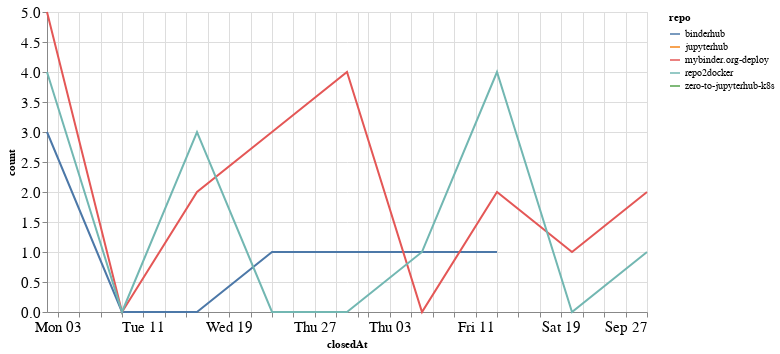

Notebook cell for this chart:
### Code cell
closed_by_time = closed_by.groupby('repo').resample('W', on='closedAt').count()['author'].reset_index()
closed_by_time = closed_by_time.rename(columns={'author': 'count'})

alt.Chart(closed_by_time, width=600).mark_line().encode(
    x='closedAt',
    y='count',
    color='repo',
    tooltip="repo"
)

### Figure 1 — Vega-Lite specification as saved in the notebook (floating-point values rounded to 4 significant figures)
{"config": {"axisLeft": {"labelFontSize": 15}, "axisBottom": {"labelFontSize": 15}}, "data": {"name": "data-664b8ee78ffcb78d37445d0278345371"}, "mark": "line", "encoding": {"color": {"type": "nominal", "field": "repo"}, "tooltip": {"type": "nominal", "field": "repo"}, "x": {"type": "temporal", "field": "closedAt"}, "y": {"type": "quantitative", "field": "count"}}, "width": 600, "$schema": "https://vega.github.io/schema/vega-lite/v4.8.1.json", "datasets": {"data-664b8ee78ffcb78d37445d0278345371": [{"repo": "binderhub", "closedAt": "2020-08-02T00:00:00", "count": 3}, {"repo": "binderhub", "closedAt": "2020-08-09T00:00:00", "count": 0}, {"repo": "binderhub", "closedAt": "2020-08-16T00:00:00", "count": 0}, {"repo": "binderhub", "closedAt": "2020-08-23T00:00:00", "count": 1}, {"repo": "binderhub", "closedAt": "2020-08-30T00:00:00", "count": 1}, {"repo": "binderhub", "closedAt": "2020-09-06T00:00:00", "count": 1}, {"repo": "binderhub", "closedAt": "2020-09-13T00:00:00", "count": 1}, {"repo": "jupyterhub", "closedAt": "2020-08-16T00:00:00", "count": 1}, {"repo": "mybinder.org-deploy", "closedAt": "2020-08-02T00:00:00", "count": 5}, {"repo": "mybinder.org-deploy", "closedAt": "2020-08-09T00:00:00", "count": 0}, {"repo": "mybinder.org-deploy", "closedAt": "2020-08-16T00:00:00", "count": 2}, {"repo": "mybinder.org-deploy", "closedAt": "2020-08-23T00:00:00", "count": 3}, {"repo": "mybinder.org-deploy", "closedAt": "2020-08-30T00:00:00", "count": 4}, {"repo": "mybinder.org-deploy", "closedAt": "2020-09-06T00:00:00", "count": 0}, {"repo": "mybinder.org-deploy", "closedAt": "2020-09-13T00:00:00", "count": 2}, {"repo": "mybinder.org-deploy", "closedAt": "2020-09-20T00:00:00", "count": 1}, {"repo": "mybinder.org-deploy", "closedAt": "2020-09-27T00:00:00", "count": 2}, {"repo": "repo2docker", "closedAt": "2020-08-02T00:00:00", "count": 4}, {"repo": "repo2docker", "closedAt": "2020-08-09T00:00:00", "count": 0}, {"repo": "repo2docker", "closedAt": "2020-08-16T00:00:00", "count": 3}, {"repo": "repo2docker", "closedAt": "2020-08-23T00:00:00", "count": 0}, {"repo": "repo2docker", "closedAt": "2020-08-30T00:00:00", "count": 0}, {"repo": "repo2docker", "closedAt": "2020-09-06T00:00:00", "count": 1}, {"repo": "repo2docker", "closedAt": "2020-09-13T00:00:00", "count": 4}, {"repo": "repo2docker", "closedAt": "2020-09-20T00:00:00", "count": 0}, {"repo": "repo2docker", "closedAt": "2020-09-27T00:00:00", "count": 1}, {"repo": "zero-to-jupyterhub-k8s", "closedAt": "2020-08-16T00:00:00", "count": 1}]}}
